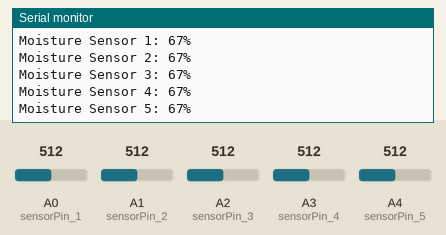
The sketch below on a simulated Arduino Uno, built with avr-gcc and run on an emulated ATmega328P. On the bench: the last lines printed to the serial monitor. Inputs (shaded band) come from the test bench; at power-on: A0 (sensorPin_1) = 512, A1 (sensorPin_2) = 512, A2 (sensorPin_3) = 512, A3 (sensorPin_4) = 512, A4 (sensorPin_5) = 512.

Above: at 3.8 s.
3.9 s: A0 (sensorPin_1) set to 716
7.9 s: A1 (sensorPin_2) set to 716
11.9 s: A2 (sensorPin_3) set to 716
At 13.7 s:
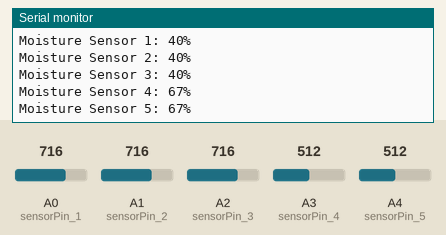
15.9 s: A3 (sensorPin_4) set to 716
At 18.9 s:
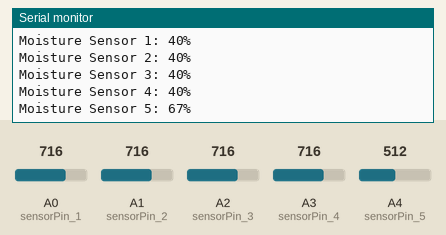
19.9 s: A4 (sensorPin_5) set to 716
At 22.2 s:
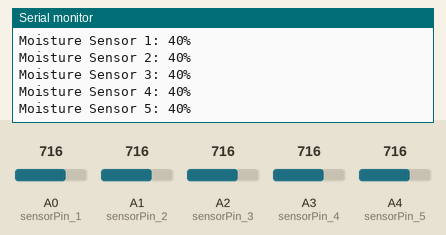
23.9 s: A0 (sensorPin_1) set to 992
Timing chart, 0 to 26.9 s (numbered marks = the images above; inputs shaded):
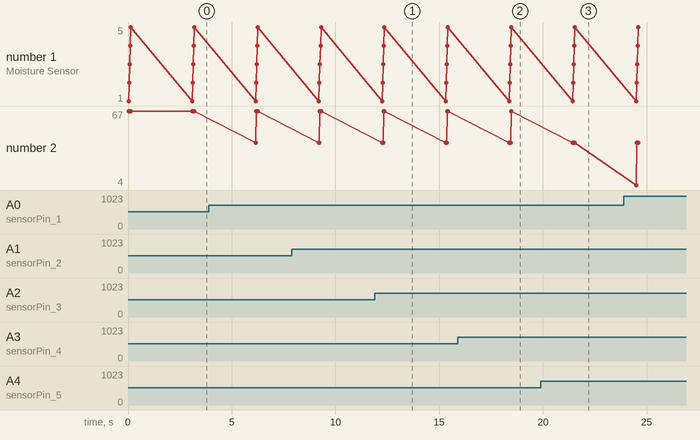

Measured:
- after the input at 11.9 s, the serial monitor: prints a new line after 0.41 s (image 1)
- after the input at 15.9 s, the serial monitor: prints a new line after 2.6 s (image 2)
- after the input at 19.9 s, the serial monitor: prints a new line after 1.6 s (image 3)

The sketch:

Moisture_Sensor.ino
```cpp
//Initialize the 5 Moisture Sensor Pins

const int sensorPin_1 = A0;
const int sensorPin_2 = A1;
const int sensorPin_3 = A2;
const int sensorPin_4 = A3;
const int sensorPin_5 = A4;


//Initialize the 5 Moisture Sensore readings
int sensorValue_1 = 0;
int sensorValue_2 = 0;
int sensorValue_3 = 0;
int sensorValue_4 = 0;
int sensorValue_5 = 0;


void setup() {
  // Initialize Serial Monitor
Serial.begin(9600);
Serial.println("Reading from the Sensors ...");

}

void loop() {

  sensorValue_1 = analogRead(sensorPin_1);
  sensorValue_1 = map(sensorValue_1,1023,265,0,100); // map the sensore readings to a 0-100% scale, requires calibration of the lowest and highest expected measurements by the sensor
  sensorValue_2 = analogRead(sensorPin_2);
  sensorValue_2 = map(sensorValue_2,1023,265,0,100);
  sensorValue_3 = analogRead(sensorPin_3);
  sensorValue_3 = map(sensorValue_3,1023,265,0,100);
  sensorValue_4 = analogRead(sensorPin_4);
  sensorValue_4 = map(sensorValue_4,1023,265,0,100);
  sensorValue_5 = analogRead(sensorPin_5);
  sensorValue_5 = map(sensorValue_5,1023,265,0,100);


Serial.print("Moisture Sensor 1: ");
Serial.print(sensorValue_1);
Serial.println("%");
Serial.print("Moisture Sensor 2: ");
Serial.print(sensorValue_2);
Serial.println("%");
Serial.print("Moisture Sensor 3: ");
Serial.print(sensorValue_3);
Serial.println("%");
Serial.print("Moisture Sensor 4: ");
Serial.print(sensorValue_4);
Serial.println("%");
Serial.print("Moisture Sensor 5: ");
Serial.print(sensorValue_5);
Serial.println("%");

delay(3000); //Wait between measurements
}
```
